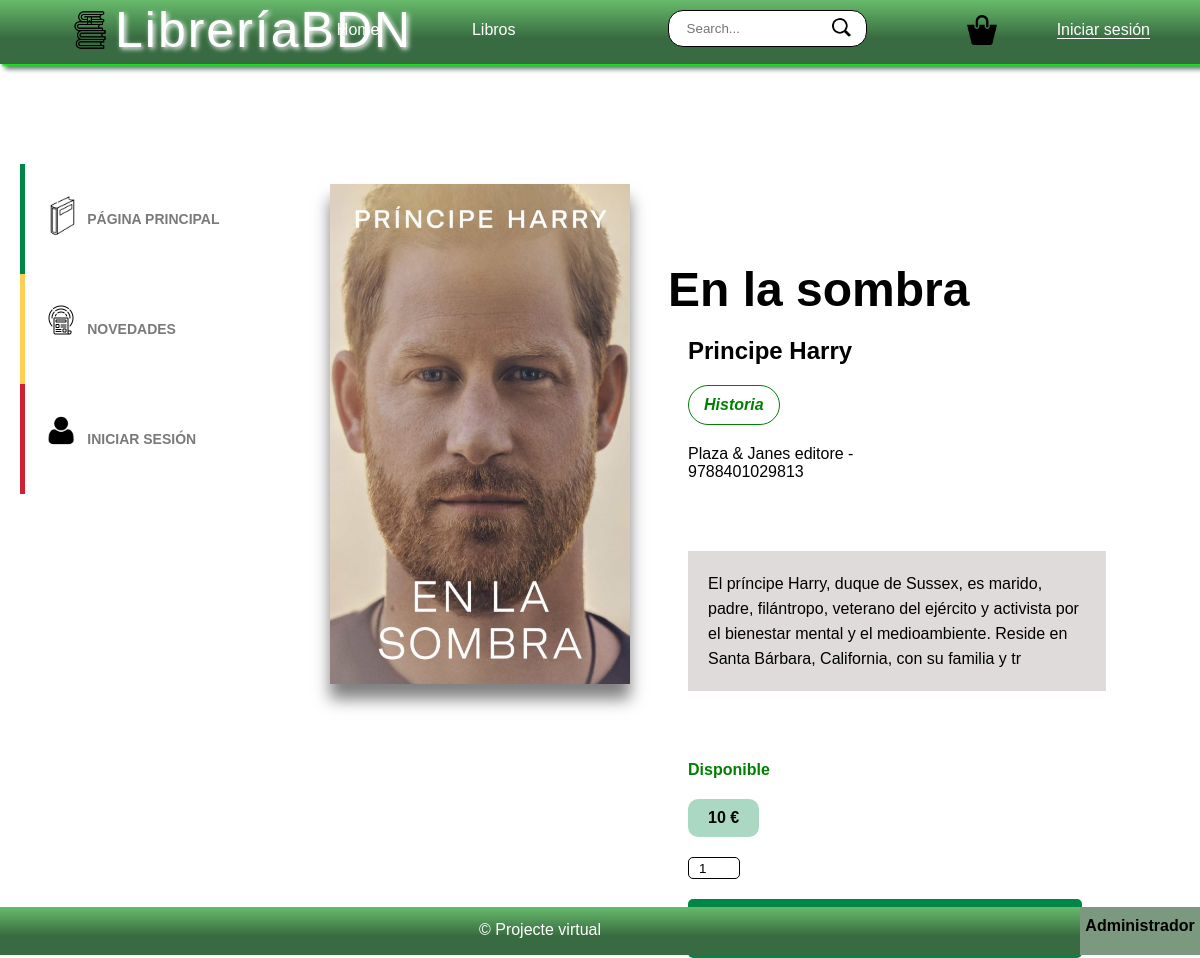
The page /index.php?controller=libro&action=detalleLibro&isbn=9788401029813 on the database its author committed.
### tables this page shows
CREATE TABLE `libros` (
  `ISBN` varchar(20) NOT NULL,
  `titulo` varchar(100) NOT NULL,
  `autor` varchar(100) NOT NULL,
  `editorial` varchar(100) NOT NULL,
  `descripcion` varchar(1000) NOT NULL,
  `foto` varchar(60) NOT NULL,
  `stock` int(5) NOT NULL,
  `precioUni` int(10) NOT NULL,
  `idCategoria` int(11) NOT NULL,
  `destacado` tinyint(1) NOT NULL DEFAULT 0,
  `novedades` date NOT NULL,
  `estadoL` tinyint(1) NOT NULL DEFAULT 1,
  `favorito` tinyint(1) NOT NULL DEFAULT 0
);

CREATE TABLE `categorias` (
  `id` int(11) NOT NULL,
  `nombre` varchar(20) NOT NULL,
  `activo` int(11) NOT NULL DEFAULT 1
);

### config/database.php (called while the page is built, shortened)
<?php
class Database{
    public function __construct(){
        $servername = "localhost";
        $dbname= "libreria";
        $username = "root";
        $password = "";
		$this->db = new PDO("mysql:host=$servername;dbname=$dbname",$username, $password);
    }
}
?>

### models/libro.php (called while the page is built, shortened)
<?php
require_once 'config/database.php';
class Libro extends Database{
    private $isbn;
    public function getIsbn(){
        return $this->isbn;
    }
    public function setIsbn($isbn){
        $this->isbn = $isbn;
    }
    public function infoLibro(){
        $sql = "SELECT * FROM libros AS l INNER JOIN categorias AS c ON idCategoria = id WHERE ISBN = '".$this ->getIsbn()."'";
        $rows = $this->db->query($sql);
        return $rows;
    }
}
?>

### views/cliente/libro/detalleLibro.php (the view, shortened to what this page needs)
<div class="divMenuVertival">
    <ul class="menuVertival">
    <?php
        if(isset($_SESSION['cliente'])){?>
            <li id="first">
                <img src="pic/usuario.png" alt="">
                <a class="profile" href="index.php?controller=cliente&action=miPerfil">Mi perfil</a>
            </li>
            <li id="second">
                <img src="pic/news.png" alt="">
                <a class="messages" href="index.php">Novedades </a>
            </li>
            <li id="third">
                <img src="pic/corazon.png" alt="">
                <a class="favoritos" href="index.php?controller=libro&action=favoritos">Mis favoritos</a>
            </li>
            <li id="fourth">
                <img src="pic/sent.png" alt="">
                <a class="pedidos" href="index.php?controller=pedido&action=misPedidos">Mis pedidos</a>
            </li>
        <?php
        }
        else{?>
            <li id="first">
                <img src="pic/libr.png" alt="">
                <a class="messages" href="index.php">Página Principal</a>
            </li>
            <li id="second">
                <img src="pic/news.png" alt="">
                <a class="favoritos" href="index.php">Novedades</a>
            </li>
            <li id="third">
                <img src="pic/perfil.png" alt="">
                <a class="favoritos" href="index.php?controller=cliente&action=logearCliente">Iniciar sesión</a>
            </li>
            <?php
        }
        ?>
    </ul>
</div>
  <?php
    foreach($rows as $row){
        ?>
        <div id="div1">
            <div class="divimagenLibro">
                <img class="img2" src="<?php echo $row['foto']?>" alt="">
            </div>
            <div class="textoDetalle">
                <div class="divTituloLibro">
                    <h1><?php echo $row['titulo']?></h1>
                </div>
                <div class="divAutorLibro">
                    <h2><?php echo $row['autor'] ?></h2>
                </div>
                <div class="divEditLibro">
                    <p class="categoria"><?php echo $row['nombre']?></p>
                    <p class="ediIsbn"><?php echo $row['editorial']." - ".$row['ISBN']?></p>
                </div>
                <div class="divDescriLibro">
                    <p><?php echo $row['descripcion']?></p>
                </div>
                <?php
                if($row['stock']==0){
                    echo "<div class='divEditLibro'><p style='color:red; font-weight:bold;'>Agotado</p></div>";
                }
                else{
                    echo "<div class='divEditLibro'><p style='color:green; font-weight:bold;'>Disponible</p></div>";
                }
                ?>
                <div class="divPrecioLibro">
                    <p><?php echo $row['precioUni']." €"?></p>
                </div>
                <?php
                if($row['stock']!=0){
                    echo '<input type="text" value="1" id="cantidadLibroInput" min="1" max="'.$row['stock'].'" autofocus>';?>
                    <div>
                        <?php $isbnString=strval($row['ISBN']); echo "<a id='enlaceLibroAnyadir' href='index.php?controller=libro&action=anyadirLibroCarrito&cantidad=1&isbn=$isbnString'>"; ?>
                            <div class="botonAñadir">
                                <img src="pic/cesta.png" alt="">
                                <p>AÑADIR A LA CESTA</p>
                            </div>
                        </a>
                    </div>
                            ?><script>swal("","Producto añadido correctamente!","success",{buttons : ["ok"]})</script><?php
                }
                ?>
            </div>
    <?php
    }
?>

### views/styles/styles.css (style rules this page uses)
* { margin:0; padding: 0; }
body { font-family: sans-serif; height: 100%; margin-bottom: 20%; margin-top:0; }
footer p { text-align: center; color:#fff; width: 90%; position: relative; top: 40%; height: 30%; }
footer a { background-color: #7a997f; padding-top: 15px; width: 10%; text-align: center; color: black; font-weight: bold; }
footer { bottom:0; position:fixed; background:linear-gradient(rgb(103, 187, 107) , #386B41 60%); width:100%; display: flex; line-height: 50%; height: 5%; margin-bottom: 3px; left: 0; }
a { text-decoration: none; }
.menuVertival { margin-top: 60px !important; }
ul.menuVertival , ul.menuVertical { position:relative; background:#fff; width:20%; margin: 10px 0 100px 20px; padding:0; list-style: none; border-radius: 5px; float: left; }
.menuVertival li, .menuVertical li { padding:30px 0 30px 20px; }
.menuVertival li a, .menuVertical li a { width:225px; line-height:50px; display:block; position:relative; text-decoration:none; text-transform:uppercase; font-size:14px; font-weight: bold; color: #7a7a7a; }
#first { border-left:5px solid #008747; }
#second { border-left:5px solid #fecf54; }
#third { border-left:5px solid #cf2130; }
.menuVertival li img, .menuVertical li img { width: 15%; height: 15%; float: left; padding-right: 10px; }
.divimagenLibro { width: 300px; height: 500px; margin: 20px; box-shadow: 0px 15px 15px 0px rgba(0, 0, 0, 0.5) }
.img2 { width: 100%; height: 100%; }
.divTituloLibro { width: 400px; font-size: x-large; margin-top: 80px; }
.divAutorLibro { margin: 20px; width: 50%; }
.divEditLibro { margin: 20px; width: 50% }
.divDescriLibro { margin: 70px 20px; width: 90%; background-color: #dfdbdb; padding: 20px; line-height: 25px; }
.divPrecioLibro { margin: 20px; width: fit-content; background-color: #abd8c3; font-weight: bold; padding: 10px 20px; border-radius: 10px; }
#div1 { display: flex; height: 550px; width: 70%; margin: 100px auto; }
.botonAñadir { display: flex; width: 70%; padding: 10px 50px; background-color: #008747; border-radius: 5px; margin-top: 20px; margin-left: 20px; }
.botonAñadir img { width: 10%; height:10%; padding-top: 5px; padding-right: 10px ; }
.botonAñadir p { color: white; font-weight: bold; margin-top: 12px; }
.textoDetalle { margin: 18px; width: 50%; }
#cantidadLibroInput { margin-left: 20px; width: 40px; border-radius: 5px; height: 20px; padding-left: 10px; border: 1px solid black; }
.categoria { margin-bottom: 20px; width: fit-content; font-style: italic; border: 1px solid green; border-radius: 20px; padding: 10px 15px; color: green; font-weight: bold; }
.ediIsbn { width: fit-content; }

### rows shown on the page
libros: foto (picture), titulo "En la sombra", autor "Principe Harry", idCategoria.nombre "Historia", editorial "Plaza & Janes editore", ISBN "9788401029813", descripcion "El príncipe Harry, duque de Sussex, es marido, padre, filántropo, veterano del ejército y activista por el bienestar mental y el medioambiente. Reside en Santa Bárbara, California, con su familia y tr", stock "Disponible", precioUni "10"
